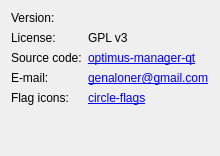
          <widget class="QWidget" name="aboutGuiTab">
           <attribute name="icon">
            <iconset theme="qt">
             <normaloff>.</normaloff>.</iconset>
           </attribute>
           <attribute name="title">
            <string notr="true">Optimus Manager Qt</string>
           </attribute>
           <layout class="QGridLayout" name="aboutGuiLayout" columnstretch="0,1">
            <item row="0" column="1">
             <widget class="QLabel" name="versionGuiLabel"/>
            </item>
            <item row="0" column="0">
             <widget class="QLabel" name="versionGuiTitleLabel">
              <property name="text">
               <string>Version:</string>
              </property>
             </widget>
            </item>
            <item row="5" column="0">
             <spacer name="aboutGuiSpacer">
              <property name="orientation">
               <enum>Qt::Vertical</enum>
              </property>
              <property name="sizeHint" stdset="0">
               <size>
                <width>20</width>
                <height>40</height>
               </size>
              </property>
             </spacer>
            </item>
            <item row="1" column="1">
             <widget class="QLabel" name="licenseGuiLabel">
              <property name="text">
               <string notr="true">GPL v3 </string>
              </property>
             </widget>
            </item>
            <item row="3" column="0">
             <widget class="QLabel" name="mailGuiTitleLabel">
              <property name="text">
               <string notr="true">E-mail:</string>
              </property>
             </widget>
            </item>
            <item row="2" column="0">
             <widget class="QLabel" name="sourceGuiTitleLabel">
              <property name="text">
               <string>Source code:</string>
              </property>
             </widget>
            </item>
            <item row="3" column="1">
             <widget class="QLabel" name="mailGuiLabel">
              <property name="text">
               <string notr="true">&lt;html&gt;&lt;head/&gt;&lt;body&gt;&lt;p&gt;&lt;a href=&quot;mailto:genaloner@gmail.com&quot;&gt;genaloner@gmail.com&lt;/a&gt;&lt;/p&gt;&lt;/body&gt;&lt;/html&gt;</string>
              </property>
              <property name="openExternalLinks">
               <bool>true</bool>
              </property>
              <property name="textInteractionFlags">
               <set>Qt::LinksAccessibleByMouse|Qt::TextSelectableByMouse</set>
              </property>
             </widget>
            </item>
            <item row="1" column="0">
             <widget class="QLabel" name="licenseGuiTitleLabel">
              <property name="text">
               <string>License:</string>
              </property>
             </widget>
            </item>
            <item row="2" column="1">
             <widget class="QLabel" name="sourceGuiLabel">
              <property name="text">
               <string notr="true">&lt;html&gt;&lt;head/&gt;&lt;body&gt;&lt;p&gt;&lt;a href=&quot;https://github.com/Shatur/optimus-manager-qt&quot;&gt;optimus-manager-qt&lt;/a&gt;&lt;/p&gt;&lt;/body&gt;&lt;/html&gt;</string>
              </property>
              <property name="openExternalLinks">
               <bool>true</bool>
              </property>
              <property name="textInteractionFlags">
               <set>Qt::LinksAccessibleByMouse|Qt::TextSelectableByMouse</set>
              </property>
             </widget>
            </item>
            <item row="4" column="1">
             <widget class="QLabel" name="flagIconsTitleLabel">
              <property name="text">
               <string notr="true">&lt;html&gt;&lt;head/&gt;&lt;body&gt;&lt;p&gt;&lt;a href=&quot;https://github.com/HatScripts/circle-flags&quot;&gt;circle-flags&lt;/a&gt;&lt;/p&gt;&lt;/body&gt;&lt;/html&gt;</string>
              </property>
              <property name="openExternalLinks">
               <bool>true</bool>
              </property>
              <property name="textInteractionFlags">
               <set>Qt::LinksAccessibleByMouse|Qt::TextSelectableByMouse</set>
              </property>
             </widget>
            </item>
            <item row="4" column="0">
             <widget class="QLabel" name="flagIconsLabel">
              <property name="text">
               <string>Flag icons:</string>
              </property>
             </widget>
            </item>
           </layout>
          </widget>
